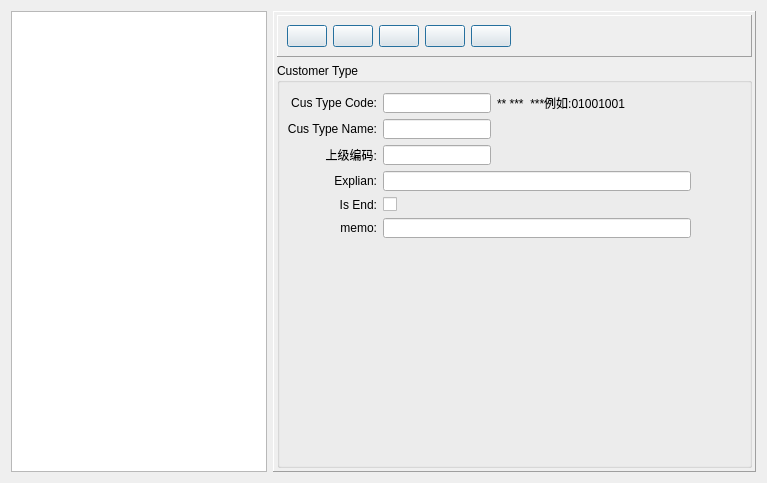
<?xml version="1.0" encoding="UTF-8"?>
<ui version="4.0">
 <class>CusTypeForm</class>
 <widget class="QWidget" name="CusTypeForm">
  <property name="geometry">
   <rect>
    <x>0</x>
    <y>0</y>
    <width>767</width>
    <height>483</height>
   </rect>
  </property>
  <property name="windowTitle">
   <string>Form</string>
  </property>
  <layout class="QHBoxLayout" name="horizontalLayout">
   <item>
    <widget class="QTreeView" name="treeView">
     <property name="sizePolicy">
      <sizepolicy hsizetype="Fixed" vsizetype="Expanding">
       <horstretch>0</horstretch>
       <verstretch>0</verstretch>
      </sizepolicy>
     </property>
     <property name="editTriggers">
      <set>QAbstractItemView::NoEditTriggers</set>
     </property>
     <property name="selectionMode">
      <enum>QAbstractItemView::SingleSelection</enum>
     </property>
     <attribute name="headerHighlightSections">
      <bool>false</bool>
     </attribute>
    </widget>
   </item>
   <item>
    <widget class="QFrame" name="frame">
     <property name="frameShape">
      <enum>QFrame::Panel</enum>
     </property>
     <property name="frameShadow">
      <enum>QFrame::Raised</enum>
     </property>
     <layout class="QGridLayout" name="gridLayout_3">
      <property name="margin">
       <number>3</number>
      </property>
      <item row="0" column="0">
       <widget class="QFrame" name="frame_2">
        <property name="sizePolicy">
         <sizepolicy hsizetype="Preferred" vsizetype="Fixed">
          <horstretch>0</horstretch>
          <verstretch>0</verstretch>
         </sizepolicy>
        </property>
        <property name="frameShape">
         <enum>QFrame::Panel</enum>
        </property>
        <property name="frameShadow">
         <enum>QFrame::Raised</enum>
        </property>
        <layout class="QGridLayout" name="gridLayout_2">
         <item row="0" column="0">
          <widget class="QPushButton" name="newButton">
           <property name="sizePolicy">
            <sizepolicy hsizetype="Fixed" vsizetype="Fixed">
             <horstretch>0</horstretch>
             <verstretch>0</verstretch>
            </sizepolicy>
           </property>
           <property name="toolTip">
            <string>New</string>
           </property>
           <property name="text">
            <string/>
           </property>
           <property name="icon">
            <iconset>
             <normaloff>:/image/Add.png</normaloff>:/image/Add.png</iconset>
           </property>
           <property name="iconSize">
            <size>
             <width>24</width>
             <height>24</height>
            </size>
           </property>
           <property name="autoRepeat">
            <bool>false</bool>
           </property>
           <property name="autoExclusive">
            <bool>false</bool>
           </property>
           <property name="default">
            <bool>true</bool>
           </property>
           <property name="flat">
            <bool>false</bool>
           </property>
          </widget>
         </item>
         <item row="0" column="5">
          <spacer name="horizontalSpacer">
           <property name="orientation">
            <enum>Qt::Horizontal</enum>
           </property>
           <property name="sizeHint" stdset="0">
            <size>
             <width>40</width>
             <height>20</height>
            </size>
           </property>
          </spacer>
         </item>
         <item row="0" column="3">
          <widget class="QPushButton" name="delButton">
           <property name="sizePolicy">
            <sizepolicy hsizetype="Fixed" vsizetype="Fixed">
             <horstretch>0</horstretch>
             <verstretch>0</verstretch>
            </sizepolicy>
           </property>
           <property name="toolTip">
            <string>Del</string>
           </property>
           <property name="text">
            <string/>
           </property>
           <property name="icon">
            <iconset>
             <normaloff>:/image/cross_48.png</normaloff>:/image/cross_48.png</iconset>
           </property>
           <property name="iconSize">
            <size>
             <width>24</width>
             <height>24</height>
            </size>
           </property>
           <property name="autoDefault">
            <bool>true</bool>
           </property>
           <property name="default">
            <bool>true</bool>
           </property>
           <property name="flat">
            <bool>false</bool>
           </property>
          </widget>
         </item>
         <item row="0" column="4">
          <widget class="QPushButton" name="cancelButton">
           <property name="sizePolicy">
            <sizepolicy hsizetype="Fixed" vsizetype="Fixed">
             <horstretch>0</horstretch>
             <verstretch>0</verstretch>
            </sizepolicy>
           </property>
           <property name="toolTip">
            <string>Exit</string>
           </property>
           <property name="text">
            <string/>
           </property>
           <property name="icon">
            <iconset>
             <normaloff>:/image/cancel.png</normaloff>:/image/cancel.png</iconset>
           </property>
           <property name="iconSize">
            <size>
             <width>24</width>
             <height>24</height>
            </size>
           </property>
           <property name="default">
            <bool>true</bool>
           </property>
           <property name="flat">
            <bool>false</bool>
           </property>
          </widget>
         </item>
         <item row="0" column="2">
          <widget class="QPushButton" name="saveButton">
           <property name="sizePolicy">
            <sizepolicy hsizetype="Fixed" vsizetype="Fixed">
             <horstretch>0</horstretch>
             <verstretch>0</verstretch>
            </sizepolicy>
           </property>
           <property name="toolTip">
            <string>Save</string>
           </property>
           <property name="text">
            <string/>
           </property>
           <property name="icon">
            <iconset>
             <normaloff>:/image/save.png</normaloff>:/image/save.png</iconset>
           </property>
           <property name="iconSize">
            <size>
             <width>24</width>
             <height>24</height>
            </size>
           </property>
           <property name="autoRepeat">
            <bool>false</bool>
           </property>
           <property name="autoExclusive">
            <bool>false</bool>
           </property>
           <property name="default">
            <bool>true</bool>
           </property>
           <property name="flat">
            <bool>false</bool>
           </property>
          </widget>
         </item>
         <item row="0" column="1">
          <widget class="QPushButton" name="editButton">
           <property name="text">
            <string/>
           </property>
           <property name="icon">
            <iconset>
             <normaloff>:/image/edit.png</normaloff>:/image/edit.png</iconset>
           </property>
           <property name="iconSize">
            <size>
             <width>24</width>
             <height>24</height>
            </size>
           </property>
           <property name="autoDefault">
            <bool>true</bool>
           </property>
           <property name="default">
            <bool>true</bool>
           </property>
          </widget>
         </item>
        </layout>
       </widget>
      </item>
      <item row="1" column="0">
       <widget class="QGroupBox" name="groupBox">
        <property name="title">
         <string>Customer Type</string>
        </property>
        <widget class="QWidget" name="gridLayoutWidget">
         <property name="geometry">
          <rect>
           <x>10</x>
           <y>30</y>
           <width>404</width>
           <height>145</height>
          </rect>
         </property>
         <layout class="QGridLayout" name="gridLayout">
          <item row="0" column="0">
           <widget class="QLabel" name="codeLabel">
            <property name="sizePolicy">
             <sizepolicy hsizetype="Preferred" vsizetype="Fixed">
              <horstretch>0</horstretch>
              <verstretch>0</verstretch>
             </sizepolicy>
            </property>
            <property name="text">
             <string>Cus Type Code:</string>
            </property>
            <property name="alignment">
             <set>Qt::AlignRight|Qt::AlignTrailing|Qt::AlignVCenter</set>
            </property>
           </widget>
          </item>
          <item row="3" column="1" colspan="2">
           <widget class="QLineEdit" name="explianEdit">
            <property name="sizePolicy">
             <sizepolicy hsizetype="Expanding" vsizetype="Fixed">
              <horstretch>0</horstretch>
              <verstretch>0</verstretch>
             </sizepolicy>
            </property>
           </widget>
          </item>
          <item row="1" column="1">
           <widget class="QLineEdit" name="nameEdit">
            <property name="sizePolicy">
             <sizepolicy hsizetype="Fixed" vsizetype="Fixed">
              <horstretch>0</horstretch>
              <verstretch>0</verstretch>
             </sizepolicy>
            </property>
            <property name="cursorMoveStyle">
             <enum>Qt::LogicalMoveStyle</enum>
            </property>
           </widget>
          </item>
          <item row="5" column="0">
           <widget class="QLabel" name="memoLabel">
            <property name="text">
             <string>memo:</string>
            </property>
            <property name="alignment">
             <set>Qt::AlignRight|Qt::AlignTrailing|Qt::AlignVCenter</set>
            </property>
           </widget>
          </item>
          <item row="3" column="0">
           <widget class="QLabel" name="exLabel">
            <property name="sizePolicy">
             <sizepolicy hsizetype="Preferred" vsizetype="Fixed">
              <horstretch>0</horstretch>
              <verstretch>0</verstretch>
             </sizepolicy>
            </property>
            <property name="text">
             <string>Explian:</string>
            </property>
            <property name="alignment">
             <set>Qt::AlignRight|Qt::AlignTrailing|Qt::AlignVCenter</set>
            </property>
           </widget>
          </item>
          <item row="0" column="1">
           <widget class="QLineEdit" name="codeEdit">
            <property name="sizePolicy">
             <sizepolicy hsizetype="Fixed" vsizetype="Fixed">
              <horstretch>0</horstretch>
              <verstretch>0</verstretch>
             </sizepolicy>
            </property>
            <property name="inputMask">
             <string>99999999; </string>
            </property>
            <property name="maxLength">
             <number>8</number>
            </property>
           </widget>
          </item>
          <item row="4" column="0">
           <widget class="QLabel" name="endLabel">
            <property name="text">
             <string>Is End:</string>
            </property>
            <property name="alignment">
             <set>Qt::AlignRight|Qt::AlignTrailing|Qt::AlignVCenter</set>
            </property>
           </widget>
          </item>
          <item row="4" column="1">
           <widget class="QCheckBox" name="endCheckBox">
            <property name="text">
             <string/>
            </property>
            <property name="checkable">
             <bool>true</bool>
            </property>
            <property name="checked">
             <bool>false</bool>
            </property>
           </widget>
          </item>
          <item row="1" column="0">
           <widget class="QLabel" name="nameLabel">
            <property name="sizePolicy">
             <sizepolicy hsizetype="Fixed" vsizetype="Fixed">
              <horstretch>0</horstretch>
              <verstretch>0</verstretch>
             </sizepolicy>
            </property>
            <property name="text">
             <string>Cus Type Name:</string>
            </property>
            <property name="alignment">
             <set>Qt::AlignRight|Qt::AlignTrailing|Qt::AlignVCenter</set>
            </property>
           </widget>
          </item>
          <item row="0" column="2">
           <widget class="QLabel" name="label">
            <property name="text">
             <string>** ***  ***例如:01001001</string>
            </property>
           </widget>
          </item>
          <item row="5" column="1" colspan="2">
           <widget class="QLineEdit" name="memoEdit">
            <property name="cursorMoveStyle">
             <enum>Qt::VisualMoveStyle</enum>
            </property>
           </widget>
          </item>
          <item row="2" column="0">
           <widget class="QLabel" name="label_2">
            <property name="text">
             <string>上级编码:</string>
            </property>
            <property name="alignment">
             <set>Qt::AlignRight|Qt::AlignTrailing|Qt::AlignVCenter</set>
            </property>
           </widget>
          </item>
          <item row="2" column="1">
           <widget class="QLineEdit" name="sCodeEdit">
            <property name="sizePolicy">
             <sizepolicy hsizetype="Fixed" vsizetype="Fixed">
              <horstretch>0</horstretch>
              <verstretch>0</verstretch>
             </sizepolicy>
            </property>
           </widget>
          </item>
         </layout>
        </widget>
       </widget>
      </item>
     </layout>
    </widget>
   </item>
  </layout>
 </widget>
 <tabstops>
  <tabstop>codeEdit</tabstop>
  <tabstop>nameEdit</tabstop>
  <tabstop>sCodeEdit</tabstop>
  <tabstop>explianEdit</tabstop>
  <tabstop>endCheckBox</tabstop>
  <tabstop>memoEdit</tabstop>
  <tabstop>newButton</tabstop>
  <tabstop>editButton</tabstop>
  <tabstop>saveButton</tabstop>
  <tabstop>delButton</tabstop>
  <tabstop>cancelButton</tabstop>
  <tabstop>treeView</tabstop>
 </tabstops>
 <resources/>
 <connections/>
</ui>
